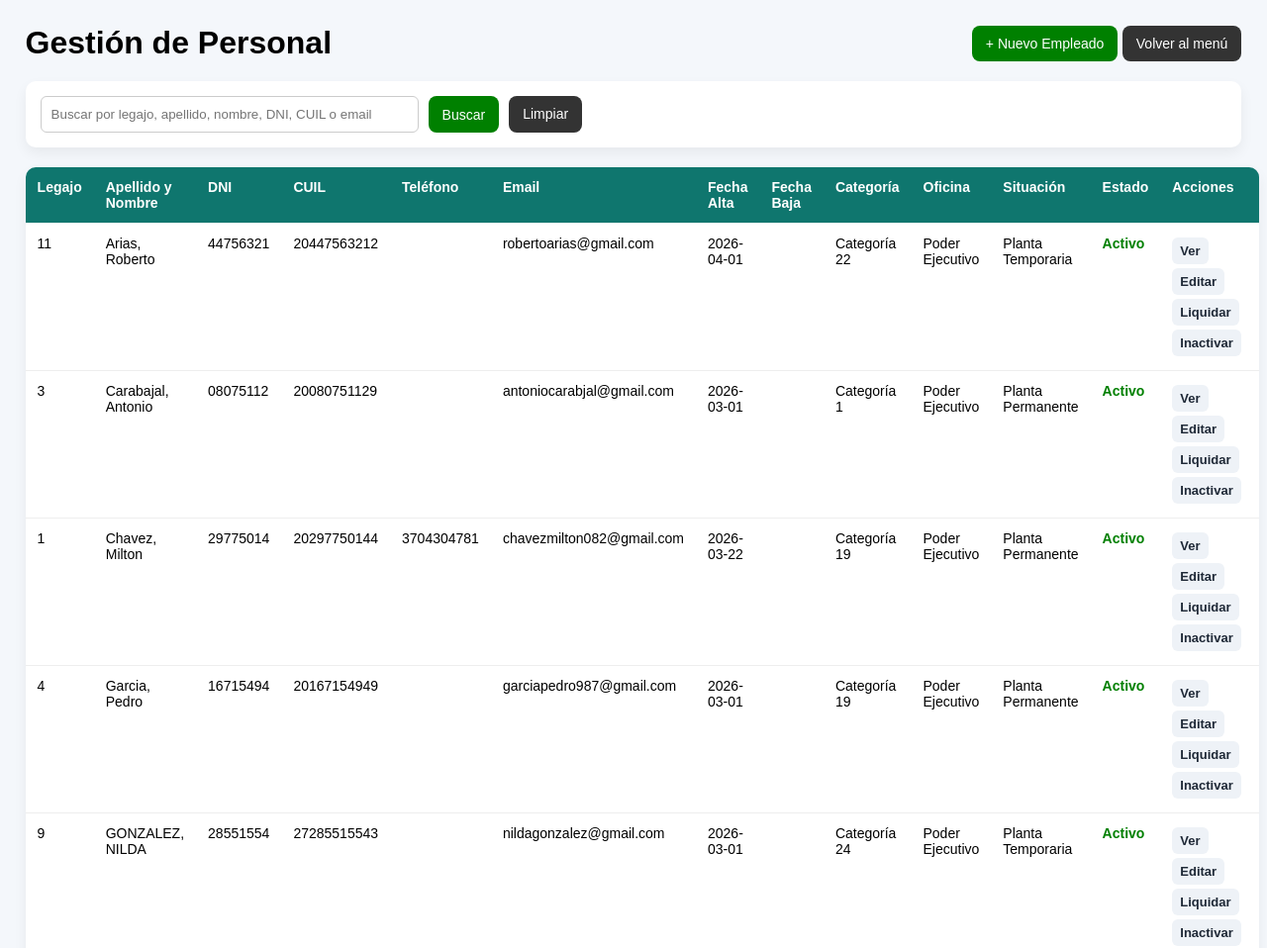
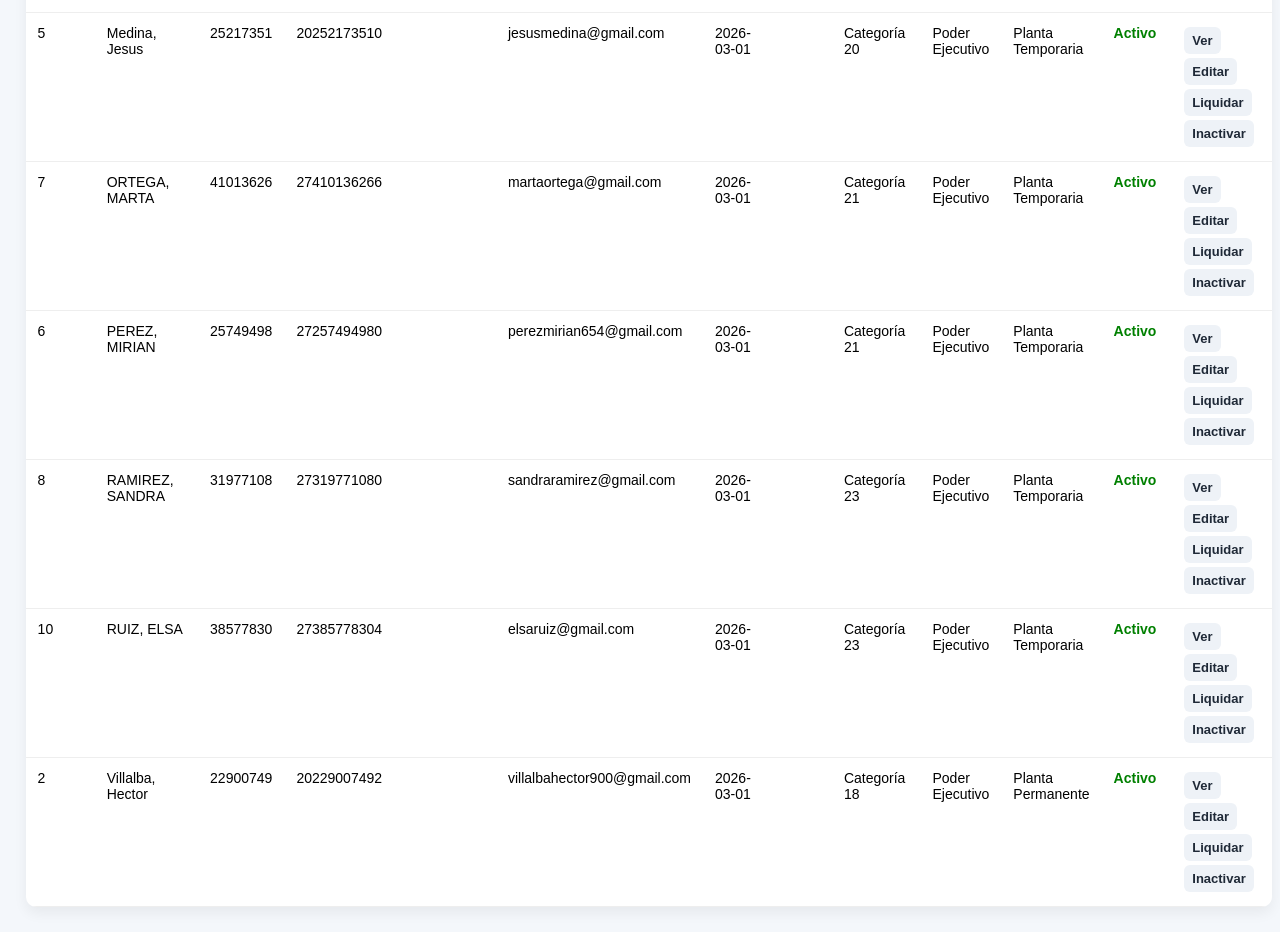
Screenshot of /empleados.php (signed in) with the database file from the repository (2 pictures, top to bottom).
### tables this page shows
CREATE TABLE `empleado` (
  `id` int NOT NULL AUTO_INCREMENT,
  `institucion_id` int NOT NULL,
  `oficina_id` int NOT NULL,
  `situacion_id` int NOT NULL,
  `escalafon_id` int NOT NULL,
  `categoria_id` int NOT NULL,
  `nro_legajo` varchar(20) NOT NULL,
  `apellido` varchar(80) NOT NULL,
  `nombre` varchar(80) NOT NULL,
  `dni` varchar(15) NOT NULL,
  `cuil` varchar(20) NOT NULL,
  `fecha_alta` date NOT NULL,
  `fecha_baja` date DEFAULT NULL,
  `telefono` varchar(30) DEFAULT NULL,
  `email` varchar(150) DEFAULT NULL,
  `domicilio` varchar(150) DEFAULT NULL,
  `observaciones` varchar(255) DEFAULT NULL,
  `activo` tinyint(1) DEFAULT '1',
  PRIMARY KEY (`id`),
  UNIQUE KEY `nro_legajo` (`nro_legajo`),
  UNIQUE KEY `dni` (`dni`),
  UNIQUE KEY `cuil` (`cuil`),
  UNIQUE KEY `uq_empleado_legajo` (`nro_legajo`),
  UNIQUE KEY `uq_empleado_dni` (`dni`),
  UNIQUE KEY `uq_empleado_cuil` (`cuil`),
  UNIQUE KEY `uq_empleado_email` (`email`),
  KEY `institucion_id` (`institucion_id`),
  KEY `oficina_id` (`oficina_id`),
  KEY `situacion_id` (`situacion_id`),
  KEY `escalafon_id` (`escalafon_id`),
  KEY `categoria_id` (`categoria_id`),
  CONSTRAINT `empleado_ibfk_1` FOREIGN KEY (`institucion_id`) REFERENCES `institucion` (`id`),
  CONSTRAINT `empleado_ibfk_2` FOREIGN KEY (`oficina_id`) REFERENCES `oficina` (`id`),
  CONSTRAINT `empleado_ibfk_3` FOREIGN KEY (`situacion_id`) REFERENCES `situacion` (`id`),
  CONSTRAINT `empleado_ibfk_4` FOREIGN KEY (`escalafon_id`) REFERENCES `escalafon` (`id`),
  CONSTRAINT `empleado_ibfk_5` FOREIGN KEY (`categoria_id`) REFERENCES `categoria` (`id`)
);

CREATE TABLE `categoria` (
  `id` int NOT NULL AUTO_INCREMENT,
  `codigo` varchar(20) NOT NULL,
  `nombre` varchar(100) NOT NULL,
  `sueldo_basico` decimal(12,2) DEFAULT '0.00',
  `dedicacion_funcional` decimal(12,2) DEFAULT '0.00',
  `suplemento_especial` decimal(12,2) DEFAULT '0.00',
  PRIMARY KEY (`id`),
  UNIQUE KEY `uq_categoria_codigo` (`codigo`)
);

CREATE TABLE `oficina` (
  `id` int NOT NULL AUTO_INCREMENT,
  `institucion_id` int NOT NULL,
  `nombre` varchar(120) NOT NULL,
  PRIMARY KEY (`id`),
  KEY `institucion_id` (`institucion_id`),
  CONSTRAINT `oficina_ibfk_1` FOREIGN KEY (`institucion_id`) REFERENCES `institucion` (`id`)
);

CREATE TABLE `situacion` (
  `id` int NOT NULL AUTO_INCREMENT,
  `nombre` varchar(100) NOT NULL,
  PRIMARY KEY (`id`)
);

### empleados.php (the view, shortened to what this page needs)
<?php
require_once("conexion.php");
$busqueda = trim($_GET['busqueda'] ?? "");
$sql = "
    SELECT
        e.id,
        e.nro_legajo,
        e.apellido,
        e.nombre,
        e.dni,
        e.cuil,
        e.telefono,
        e.email,
        e.fecha_alta,
        e.fecha_baja,
        e.activo,
        c.nombre AS categoria,
        o.nombre AS oficina,
        s.nombre AS situacion
    FROM empleado e
    INNER JOIN categoria c ON e.categoria_id = c.id
    INNER JOIN oficina o ON e.oficina_id = o.id
    INNER JOIN situacion s ON e.situacion_id = s.id
";
$sql .= " ORDER BY e.apellido, e.nombre";
$stmt = $conexion->prepare($sql);
$stmt->execute();
$resultado = $stmt->get_result();
?>
<!DOCTYPE html>
<html lang="es">
<head>
</head>
<body>
<div class="contenedor">
    <div class="topbar">
        <h1>Gestión de Personal</h1>
        <div>
            <a href="empleado_nuevo.php" class="btn">+ Nuevo Empleado</a>
            <a href="index.php" class="btn btn-sec">Volver al menú</a>
        </div>
    </div>
    <div class="buscador">
        <form method="GET">
            <input
                type="text"
                name="busqueda"
                placeholder="Buscar por legajo, apellido, nombre, DNI, CUIL o email"
                value="<?php echo htmlspecialchars($busqueda); ?>"
            >
            <button type="submit" class="btn">Buscar</button>
            <a href="empleados.php" class="btn btn-sec">Limpiar</a>
        </form>
    </div>
    <?php if ($resultado->num_rows > 0): ?>
        <table>
            <thead>
                <tr>
                    <th>Legajo</th>
                    <th>Apellido y Nombre</th>
                    <th>DNI</th>
                    <th>CUIL</th>
                    <th>Teléfono</th>
                    <th>Email</th>
                    <th>Fecha Alta</th>
                    <th>Fecha Baja</th>
                    <th>Categoría</th>
                    <th>Oficina</th>
                    <th>Situación</th>
                    <th>Estado</th>
                    <th>Acciones</th>
                </tr>
            </thead>
            <tbody>
            <?php while ($fila = $resultado->fetch_assoc()): ?>
                <tr>
                    <td><?php echo htmlspecialchars($fila['nro_legajo']); ?></td>
                    <td><?php echo htmlspecialchars($fila['apellido'] . ", " . $fila['nombre']); ?></td>
                    <td><?php echo htmlspecialchars($fila['dni']); ?></td>
                    <td><?php echo htmlspecialchars($fila['cuil']); ?></td>
                    <td><?php echo htmlspecialchars($fila['telefono'] ?? ''); ?></td>
                    <td><?php echo htmlspecialchars($fila['email'] ?? ''); ?></td>
                    <td><?php echo htmlspecialchars($fila['fecha_alta']); ?></td>
                    <td><?php echo htmlspecialchars($fila['fecha_baja'] ?? ''); ?></td>
                    <td><?php echo htmlspecialchars($fila['categoria']); ?></td>
                    <td><?php echo htmlspecialchars($fila['oficina']); ?></td>
                    <td><?php echo htmlspecialchars($fila['situacion']); ?></td>
                    <td>
                        <?php if ((int)$fila['activo'] === 1): ?>
                            <span class="estado-activo">Activo</span>
                        <?php else: ?>
                            <span class="estado-inactivo">Inactivo</span>
                        <?php endif; ?>
                    </td>
                    <td class="acciones">
                        <a href="empleado_ver.php?id=<?php echo $fila['id']; ?>">Ver</a>
                        <a href="empleado_editar.php?id=<?php echo $fila['id']; ?>">Editar</a>
                        <a href="liquidacion.php?empleado_id=<?php echo $fila['id']; ?>">Liquidar</a>
                        <?php if ((int)$fila['activo'] === 1): ?>
                            <a href="empleado_estado.php?id=<?php echo $fila['id']; ?>&accion=inactivar"
                               onclick="return confirm('¿Desea inactivar este empleado?');">
                               Inactivar
                            </a>
                        <?php endif; ?>
                    </td>
                </tr>
            <?php endwhile; ?>
            </tbody>
        </table>
    <?php else: ?>
        <div class="sin-registros">
            No se encontraron empleados cargados.
        </div>
    <?php endif; ?>
</div>
</body>
</html>

### empleados.php (style rules this page uses)
body { font-family: Arial, sans-serif; background: #f4f7fb; margin: 0; }
.contenedor { width: 96%; max-width: 1350px; margin: 25px auto; }
.topbar { display: flex; justify-content: space-between; align-items: center; margin-bottom: 20px; gap: 10px; flex-wrap: wrap; }
h1 { margin: 0; }
.btn { text-decoration: none; background: green; color: white; padding: 10px 14px; border-radius: 8px; display: inline-block; border: none; cursor: pointer; font-size: 14px; }
.btn-sec { background: #333; }
.buscador { background: white; padding: 15px; border-radius: 10px; margin-bottom: 20px; box-shadow: 0 6px 14px rgba(0,0,0,0.06); }
.buscador form { display: flex; gap: 10px; flex-wrap: wrap; }
input[type="text"] { padding: 10px; width: 360px; border: 1px solid #ccc; border-radius: 6px; }
table { width: 100%; border-collapse: collapse; background: white; border-radius: 10px; overflow: hidden; box-shadow: 0 6px 14px rgba(0,0,0,0.06); }
th, td { padding: 12px; border-bottom: 1px solid #eee; text-align: left; font-size: 14px; vertical-align: top; }
th { background: #0f766e; color: white; }
.estado-activo { color: green; font-weight: bold; }
.acciones a { display: inline-block; margin: 2px 6px 2px 0; text-decoration: none; font-weight: bold; font-size: 13px; padding: 6px 8px; border-radius: 6px; background: #eef2f7; color: #1f2937; }

### rows the page displays
empleado: nro_legajo "11", apellido+nombre "Arias, Roberto", dni "44756321", cuil "20447563212", email "robertoarias@gmail.com", fecha_alta "2026-04-01", categoria.nombre "Categoría 22", oficina.nombre "Poder Ejecutivo", situacion.nombre "Planta Temporaria", activo "Activo"
empleado: nro_legajo "3", apellido+nombre "Carabajal, Antonio", dni "08075112", cuil "20080751129", email "antoniocarabjal@gmail.com", fecha_alta "2026-03-01", categoria.nombre "Categoría 1", oficina.nombre "Poder Ejecutivo", situacion.nombre "Planta Permanente", activo "Activo"
empleado: nro_legajo "1", apellido+nombre "Chavez, Milton", dni "29775014", cuil "20297750144", telefono "3704304781", email "chavezmilton082@gmail.com", fecha_alta "2026-03-22", categoria.nombre "Categoría 19", oficina.nombre "Poder Ejecutivo", situacion.nombre "Planta Permanente", activo "Activo"
empleado: nro_legajo "4", apellido+nombre "Garcia, Pedro", dni "16715494", cuil "20167154949", email "garciapedro987@gmail.com", fecha_alta "2026-03-01", categoria.nombre "Categoría 19", oficina.nombre "Poder Ejecutivo", situacion.nombre "Planta Permanente", activo "Activo"
empleado: nro_legajo "9", apellido+nombre "GONZALEZ, NILDA", dni "28551554", cuil "27285515543", email "nildagonzalez@gmail.com", fecha_alta "2026-03-01", categoria.nombre "Categoría 24", oficina.nombre "Poder Ejecutivo", situacion.nombre "Planta Temporaria", activo "Activo"
empleado: nro_legajo "5", apellido+nombre "Medina, Jesus", dni "25217351", cuil "20252173510", email "jesusmedina@gmail.com", fecha_alta "2026-03-01", categoria.nombre "Categoría 20", oficina.nombre "Poder Ejecutivo", situacion.nombre "Planta Temporaria", activo "Activo"
empleado: nro_legajo "7", apellido+nombre "ORTEGA, MARTA", dni "41013626", cuil "27410136266", email "martaortega@gmail.com", fecha_alta "2026-03-01", categoria.nombre "Categoría 21", oficina.nombre "Poder Ejecutivo", situacion.nombre "Planta Temporaria", activo "Activo"
empleado: nro_legajo "6", apellido+nombre "PEREZ, MIRIAN", dni "25749498", cuil "27257494980", email "perezmirian654@gmail.com", fecha_alta "2026-03-01", categoria.nombre "Categoría 21", oficina.nombre "Poder Ejecutivo", situacion.nombre "Planta Temporaria", activo "Activo"
empleado: nro_legajo "8", apellido+nombre "RAMIREZ, SANDRA", dni "31977108", cuil "27319771080", email "sandraramirez@gmail.com", fecha_alta "2026-03-01", categoria.nombre "Categoría 23", oficina.nombre "Poder Ejecutivo", situacion.nombre "Planta Temporaria", activo "Activo"
empleado: nro_legajo "10", apellido+nombre "RUIZ, ELSA", dni "38577830", cuil "27385778304", email "elsaruiz@gmail.com", fecha_alta "2026-03-01", categoria.nombre "Categoría 23", oficina.nombre "Poder Ejecutivo", situacion.nombre "Planta Temporaria", activo "Activo"
empleado: nro_legajo "2", apellido+nombre "Villalba, Hector", dni "22900749", cuil "20229007492", email "villalbahector900@gmail.com", fecha_alta "2026-03-01", categoria.nombre "Categoría 18", oficina.nombre "Poder Ejecutivo", situacion.nombre "Planta Permanente", activo "Activo"
